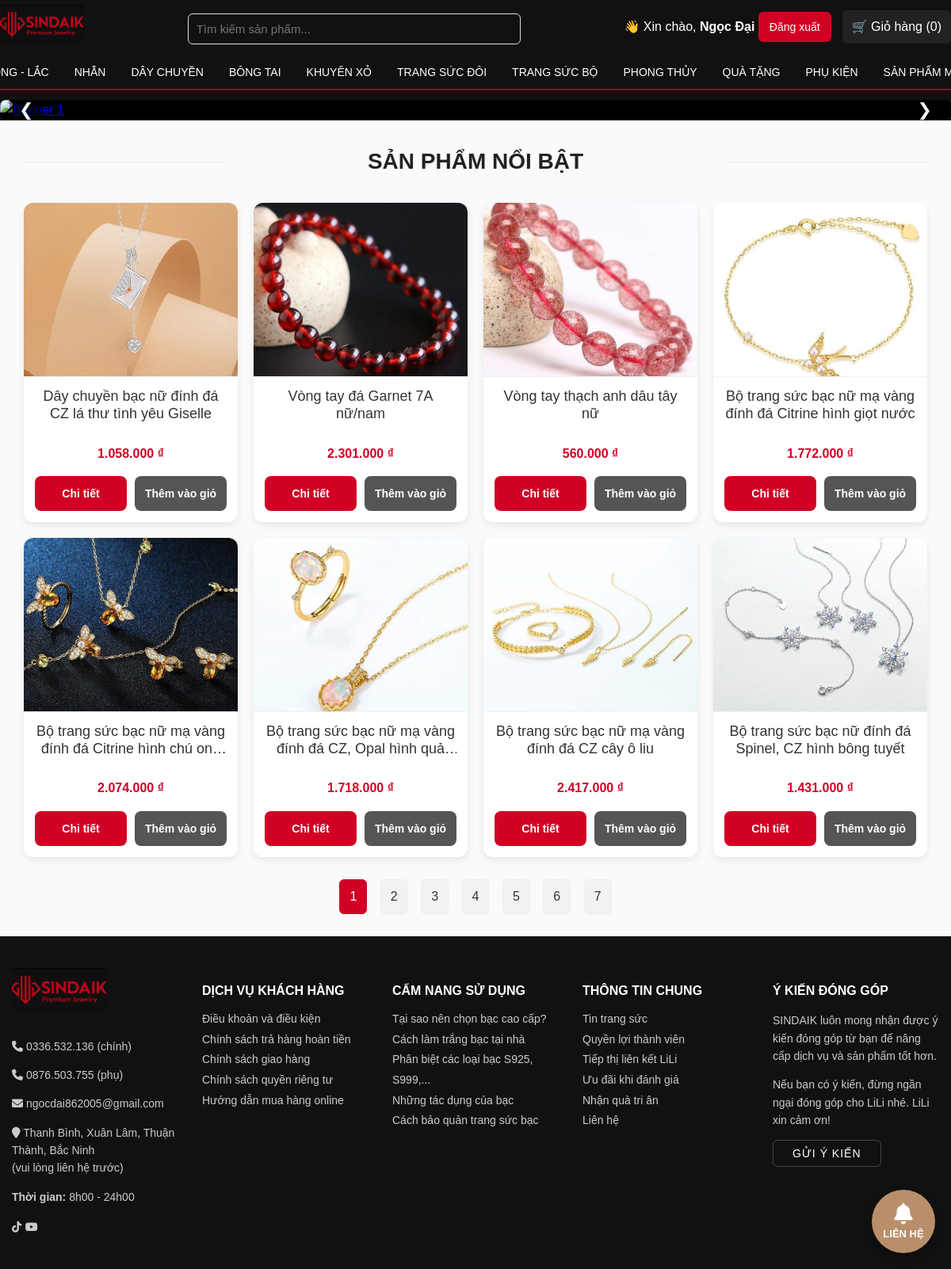
The page / (signed in) on the database its author committed.
### tables this page shows
CREATE TABLE `products` (
  `id` int(11) NOT NULL,
  `name` varchar(255) NOT NULL,
  `category` varchar(100) NOT NULL,
  `description` text,
  `price` decimal(10,2) NOT NULL DEFAULT '0.00',
  `discount` int(11) NOT NULL DEFAULT '0',
  `image` varchar(255) DEFAULT NULL,
  `created_at` timestamp NOT NULL DEFAULT CURRENT_TIMESTAMP
);

### init.php (called while the page is built, shortened)
<?php
function e($str) {
    return htmlspecialchars($str, ENT_QUOTES | ENT_SUBSTITUTE, 'UTF-8');
}

### index.php (the view, shortened to what this page needs)
<?php
require 'init.php';
include 'header.php';
$perPage = 8;
$page = isset($_GET['page']) ? max(1, intval($_GET['page'])) : 1;
$offset = ($page - 1) * $perPage;
$stmt = $conn->prepare("
    SELECT SQL_CALC_FOUND_ROWS *
    FROM products
    ORDER BY created_at DESC
    LIMIT ?, ?
");
$stmt->bind_param("ii", $offset, $perPage);
$stmt->execute();
$res = $stmt->get_result();
$products = $res->fetch_all(MYSQLI_ASSOC);
$totalRes = $conn->query("SELECT FOUND_ROWS() as total")->fetch_assoc();
$total = $totalRes ? intval($totalRes['total']) : 0;
$pages = max(1, ceil($total / $perPage));
?>
<main class="wrap">
  <h1 class="page-title section-title"><span>SẢN PHẨM NỔI BẬT</span></h1>
  <?php if ($products): ?>
    <div class="product-grid">
      <?php foreach ($products as $p): ?>
        <div class="card">
          <a href="product.php?id=<?php echo $p['id']; ?>">
            <img
              src="assets/images/<?php echo e($p['image'] ?: 'no-image.png'); ?>"
              alt="<?php echo e($p['name']); ?>"
              loading="lazy"
            >
          </a>
          <div class="card-body">
            <h3><?php echo e($p['name']); ?></h3>
            <p class="price"><?php echo number_format($p['price'],0,',','.'); ?> ₫</p>
            <div class="card-actions">
              <a class="btn" href="product.php?id=<?php echo $p['id']; ?>">Chi tiết</a>
              <a
                class="btn btn-secondary add-to-cart"
                href="cart.php?action=add&id=<?php echo $p['id']; ?>"
              >
                Thêm vào giỏ
              </a>
            </div>
          </div>
        </div>
      <?php endforeach; ?>
    </div>
  <?php else: ?>
    <p>⛔ Hiện chưa có sản phẩm nào.</p>
  <?php endif; ?>
  <?php if ($pages > 1): ?>
    <div class="pagination">
      <?php for ($i=1;$i<=$pages;$i++): ?>
        <a
          class="<?php echo $i==$page ? 'active' : ''; ?>"
          href="index.php?page=<?php echo $i; ?>"
        >
          <?php echo $i; ?>
        </a>
      <?php endfor; ?>
    </div>
  <?php endif; ?>
</main>
<?php include 'footer.php'; ?>

### assets/css/style.css (style rules this page uses)
:root { --primary: #b88f6a; --brand: #d10024; --dark: #111; --muted: #777; --light: #fff; --bg: #fafafa; --card-shadow: 0 4px 10px rgba(0,0,0,0.08); --card-hover-shadow: 0 6px 16px rgba(0,0,0,0.12); --radius-sm: 6px; --radius-md: 12px; --transition-fast: 0.22s ease; }
html, body { font-family: Arial, Helvetica, sans-serif; font-size: 16px; line-height: 1.6; margin: 0; padding: 0; color: #222; background: var(--bg); -webkit-font-smoothing: antialiased; -moz-osx-font-smoothing: grayscale; text-rendering: optimizeLegibility; }
* { box-sizing: border-box; }
.wrap { max-width: 1200px; margin: 0 auto; padding: 0 15px; }
.page-title { font-size: 28px; margin: 30px 0; text-align:center; color: var(--brand); }
.section-title { position: relative; text-align:center; font-size:28px; font-weight:600; margin: 30px 0; color:#222; }
.section-title::before, .section-title::after { content:""; position:absolute; top:50%; width:22%; height:1px; background:#eee; }
.section-title::before { left:0; }
.section-title::after { right:0; }
.product-grid { display: grid; grid-template-columns: repeat(auto-fill, minmax(260px, 1fr)); gap: 20px; align-items: stretch; }
.card { background:#fff; border-radius: var(--radius-md); box-shadow: var(--card-shadow); overflow:hidden; transition: transform var(--transition-fast), box-shadow var(--transition-fast); display:flex; flex-direction:column; height:100%; }
.card img { width:100%; height:220px; object-fit:cover; display:block; border-bottom:1px solid #f0f0f0; }
.card-body { padding: 14px; text-align:center; display:flex; flex-direction:column; gap:10px; flex:1 1 auto; }
.product-title, .card-body h3 { margin: 0; font-size: 18px; font-weight: 500; color: #333; line-height: 1.2; display: -webkit-box; -webkit-box-orient: vertical; overflow: hidden; -webkit-line-clamp: 2; max-height: calc(1.2em * 2); word-break: break-word; }
.price { font-size:16px; font-weight:700; color:var(--brand); margin-bottom:6px; }
.card-actions { display:flex; gap:10px; margin-top:auto; align-items:stretch; }
.card-actions .btn, .card-actions .btn-secondary { flex: 1 1 0; display:flex; align-items:center; justify-content:center; padding: 10px 12px; border-radius: 8px; font-size: 14px; font-weight:600; min-height:44px; text-decoration:none; border:none; box-sizing:border-box; }
.card-actions .btn { background: var(--brand); color:#fff; }
.card-actions .btn-secondary { background:#555; color:#fff; }
.card-actions .btn + .btn-secondary { margin-left:0; }
.pagination { margin: 28px auto; text-align:center; }
.pagination a { display:inline-block; padding:8px 12px; margin:0 6px; border-radius:6px; background:#f2f2f2; color:#333; text-decoration:none; border:1px solid #eee; }
.pagination a.active { background:var(--brand); color:#fff; border-color:var(--brand); }
.btn { display:inline-flex; align-items:center; justify-content:center; padding:8px 14px; border-radius:6px; text-decoration:none; font-size:14px; font-weight:500; color:#fff; background:var(--brand); border:none; cursor:pointer; transition: background var(--transition-fast); }
.btn-secondary { background:#555; color:#fff; }

### rows shown on the page
products: image (picture), name "Dây chuyền bạc nữ đính đá CZ lá thư tình yêu Giselle", price "1.058.000"
products: image (picture), name "Vòng tay đá Garnet 7A nữ/nam", price "2.301.000"
products: image (picture), name "Vòng tay thạch anh dâu tây nữ", price "560.000"
products: image (picture), name "Bộ trang sức bạc nữ mạ vàng đính đá Citrine hình giọt nước", price "1.772.000"
products: image (picture), name "Bộ trang sức bạc nữ mạ vàng đính đá Citrine hình chú…", price "2.074.000"
products: image (picture), name "Bộ trang sức bạc nữ mạ vàng đính đá CZ, Opal hình…", price "1.718.000"
products: image (picture), name "Bộ trang sức bạc nữ mạ vàng đính đá CZ cây ô liu", price "2.417.000"
products: image (picture), name "Bộ trang sức bạc nữ đính đá Spinel, CZ hình bông tuyết", price "1.431.000"

### other values the page prints
$_SESSION['user']['name'] "Ngọc Đại"
